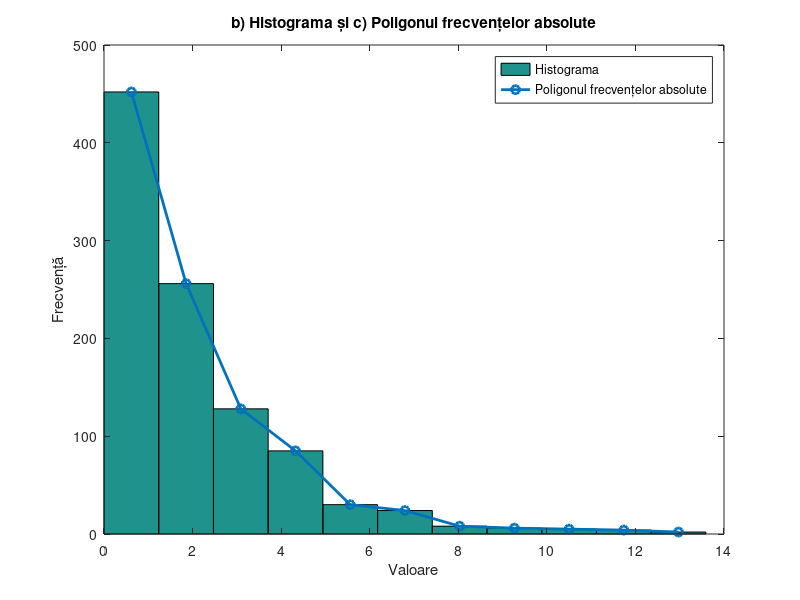

Write the MATLAB code that produced this figure.
% Parametrii de intrare
mu = 2;
N = 1000;

% 1. Generare de numere aleatoare ce urmează distribuția exponențială
x = exprnd(mu, N, 1);

% 2. Sortare
x = sort(x);

% 3. Calcul xmin și xmax
xmin = min(x);
xmax = max(x);

% 4. Calcul număr de clase folosind regula lui Sturges
n = fix(1 + 10/3 * log10(N));

% 5. Lungimea claselor
d = (xmax - xmin) / n;

% 6. Extremitățile claselor
class_limits = xmin + (0:n) * d;

% 7a. Frecvențele absolute și mijloacele claselor
[f, middle] = hist(x, n);

% 7b. Calculul frecvențelor relative
relative_frequencies = f / N;

% 8. Afisare tabel sistematizat
fprintf('Nr.   Clasa             Frecventa absoluta   Mijlocul clasei   Frecventa relativa\n');
for i = 1:n
    fprintf('%d    [%.2f, %.2f)      %d                     %.2f              %.4f\n', i, class_limits(i), class_limits(i+1), f(i), middle(i), relative_frequencies(i));
end

% 9. Reprezentare grafică
figure;
hist(x, n); % Histograma frecvențelor absolute
hold on;
plot(middle, f, '-o', 'LineWidth', 2); % Poligonul frecvențelor absolute
title('b) Histograma și c) Poligonul frecvențelor absolute');
xlabel('Valoare');
ylabel('Frecvență');
legend('Histograma', 'Poligonul frecvențelor absolute');

% 10. Media aritmetică, geometrică și armonică
mean_arithmetic = mean(x);
mean_geometric = geomean(x);
mean_harmonic = harmmean(x);

fprintf('\nd1) Media aritmetică: %.2f\n', mean_arithmetic);
fprintf('d2) Media geometrică: %.2f\n', mean_geometric);
fprintf('d3) Media armonică: %.2f\n', mean_harmonic);

% 11. Mediana
median_value = median(x);
fprintf('e) Mediana: %.2f\n', median_value);

% 12. Modul
[~, i] = max(f);
mod_value = middle(i);
fprintf('f) Modul: %.2f\n', mod_value);

% 13. Cuartilele
quartiles = prctile(x, [25 50 75]);
fprintf('g1) Cuartila inferioară (Q1): %.2f\n', quartiles(1));
fprintf('g2) Mediana (Q2): %.2f\n', quartiles(2));
fprintf('g3) Cuartila superioară (Q3): %.2f\n', quartiles(3));

% 14. Dispersia și abaterea standard
variance_value = var(x);
std_dev = std(x);

fprintf('h1) Dispersia: %.2f\n', variance_value);
fprintf('h2) Abaterea standard: %.2f\n', std_dev);

% 15. Momentele centrate de ordin 1, 2, 3 și 4
for k = 1:4
    moment_value = moment(x, k);
    fprintf("i%d) Momentul de ordin %d: %.2f\n", k, k, moment_value);
end
